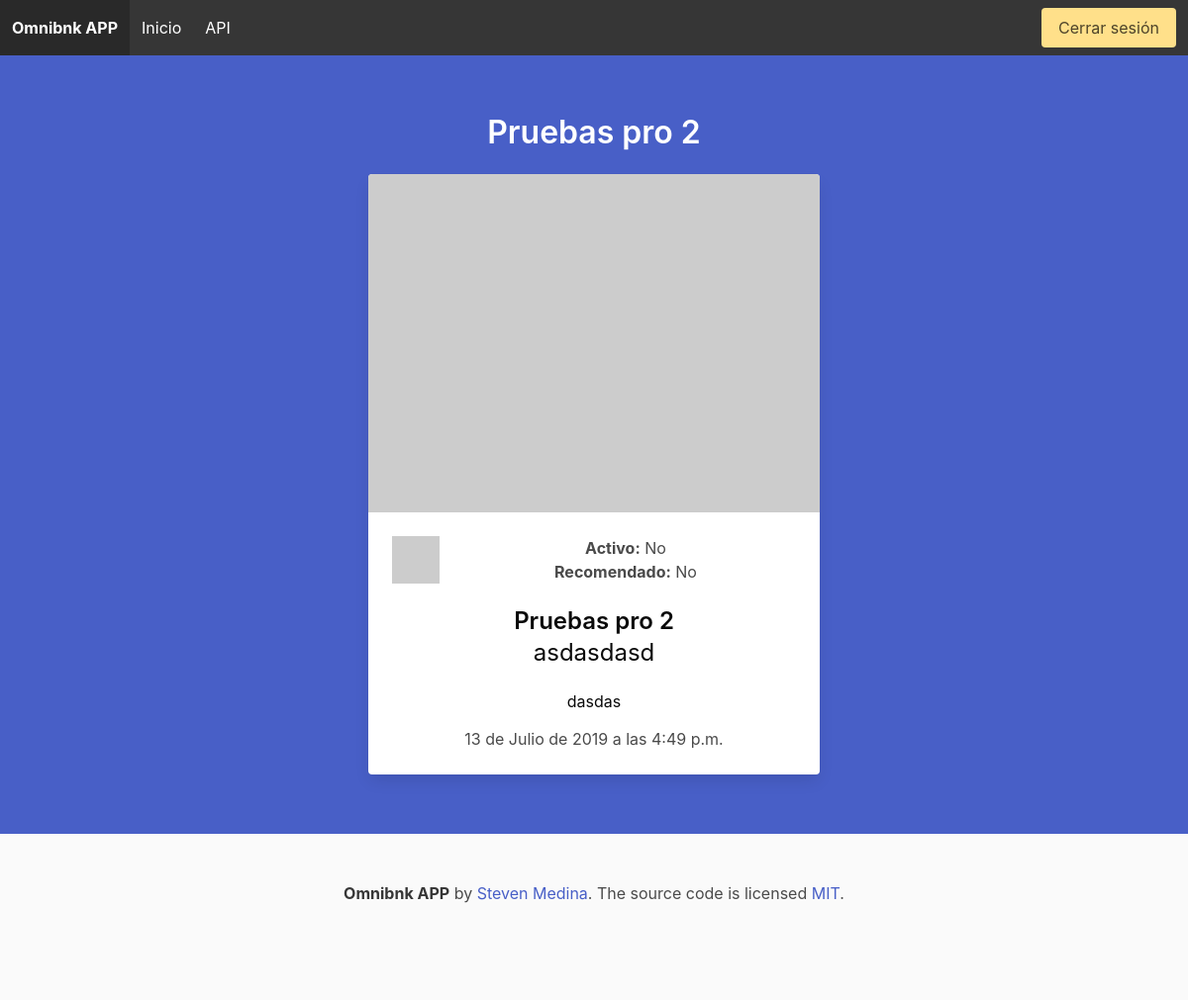
The page /peliculas/detalle/4/ (signed in) on the database as committed earlier.
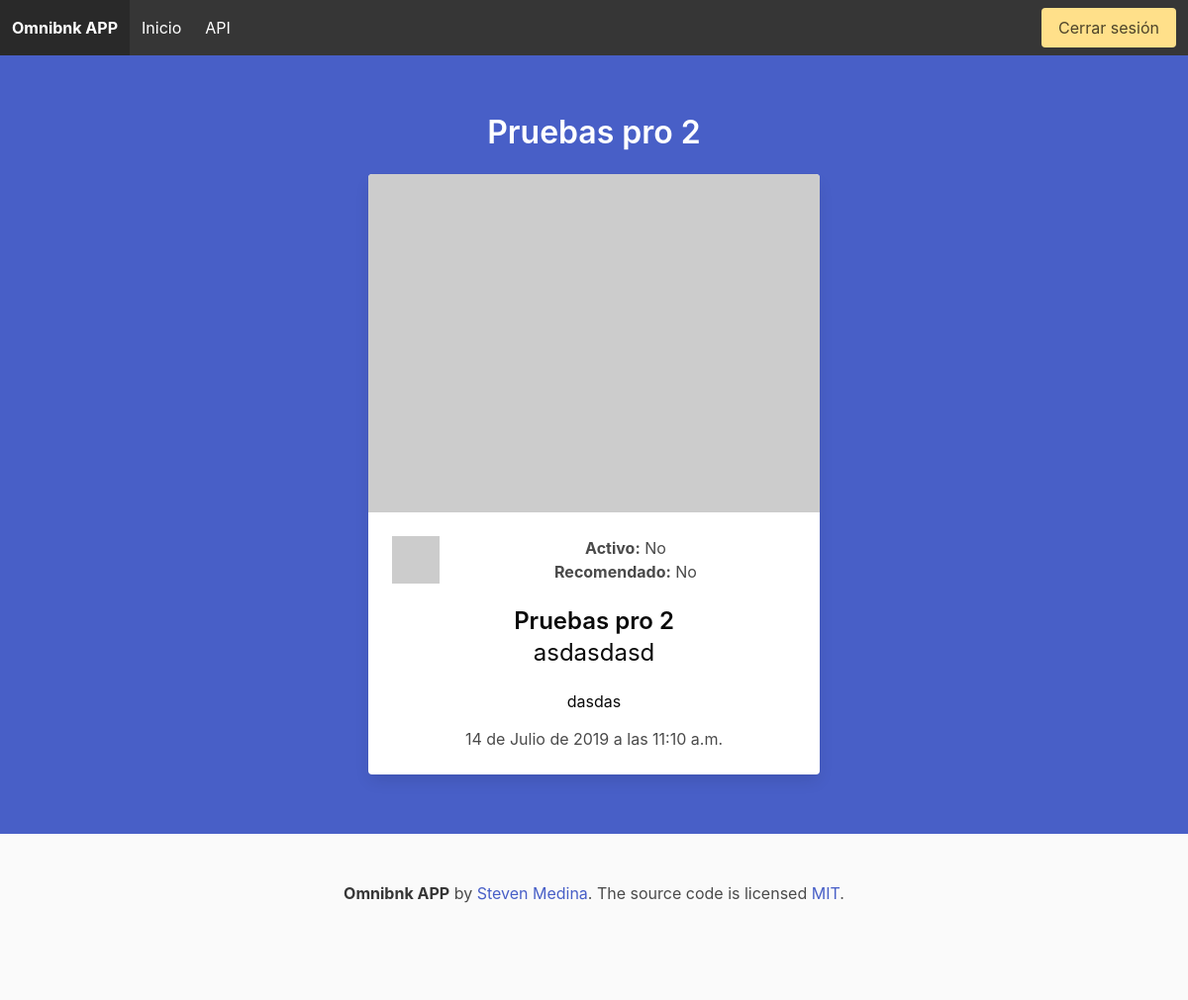
The same page on the database as committed later.
### movie/models.py (models this page shows, shortened)
class Movie(models.Model):
    name = models.CharField(
        max_length=256,
        verbose_name='nombre',
        unique=True,
    )
    description = models.TextField(
        max_length=300,
        verbose_name='descripción',
    )
    summary = models.TextField(
        max_length=500,
        verbose_name='resumen',
    )
    created_at = models.DateTimeField(
        auto_now=True,
        verbose_name='fecha de creación',
    )
    is_recommended = models.BooleanField(
        default=False,
        verbose_name='es recomendada',
    )
    is_active = models.BooleanField(
        default=False,
        verbose_name='activa',
    )
    class Meta:
        ordering = ['-created_at']
        verbose_name = 'película'
        verbose_name_plural = 'películas'

### movie/views.py (the view)
class MovieDetailView(LoginRequiredMixin, DetailView):
    template_name = 'movie/movie_detail.html'
    def get_object(self, queryset=None):
        return get_object_or_404(
            models.Movie,
            pk=self.kwargs['pk'],
            is_active=True,
        )

### app/templatetags/meta.py (called while the page is built)
@register.inclusion_tag('layout/_meta.html')
def meta_tags(title=None, description=None, image=None, page_type='website'):
    if not image:
        image = static('img/social-shared.jpg')
    if image.startswith('/'):
        image = f'{settings.BASE_URL}{image}'
    return {
        'title': title if title else 'TODO',
        'description': description if description else 'TODO',
        'image': image,
        'page_type': page_type,
    }

### movie/templates/movie/movie_detail.html (shortened to what this page needs)
{% extends 'layout/base.html' %}
{% load widget_tweaks %}
{% block content %}
<section class="user registrationForm">
    <form id="movie-form" action="" method="post">
        <section class="hero is-link">
            <div class="hero-body">
                <div class="container has-text-centered">
                    <div class="column is-6 is-offset-3">
                        <h3 class="title has-text-white">{{ object.name }}</h3>
                        <div class="card">
                            <div class="card-image">
                                <figure class="image is-4by3">
                                    <img src="https://picsum.photos/id/398/1280/960" alt="{{ object.name }}">
                                </figure>
                            </div>
                            <div class="card-content">
                                <div class="media">
                                    <div class="media-left">
                                        <figure class="image is-48x48">
                                            <img src="https://robohash.org/{{ object.name }}" alt="{{ object.name }}">
                                        </figure>
                                    </div>
                                    <div class="media-content">
                                        <p><strong>Activo:</strong> {{ item.is_active|yesno:'Si,No' }}</p>
                                        <p><strong>Recomendado:</strong> {{ item.is_recommended|yesno:'Si,No' }}</p>
                                    </div>
                                </div>
                                <div class="content">
                                    <p class="title is-4 has-text-black">{{ object.name }}</p>
                                    <p class="subtitle is-4 has-text-black">{{ object.description }}</p>
                                    <p class="subtitle is-6 has-text-black">{{ object.summary }}</p>
                                    <time>{{ object.created_at }}</time>
                                </div>
                            </div>
                        </div>
                    </div>
                </div>
            </div>
        </section>
    </form>
</section>
{% endblock %}

Rows that differ between the two databases and show on the page:
changed Movie "Pruebas pro 2": created_at "13 de Julio de 2019 a las 4:49 p.m." → "14 de Julio de 2019 a las 11:10 a.m."
